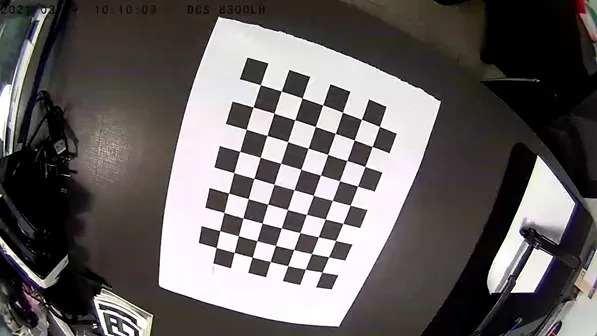
#> input picture Code projet initial/arducam_64mp/test_internet.jpg, 597 x 336 px, given in place of the camera
$ python Reco_symb_mire_v4.py   (older library calls are emulated)
#> lines starting #> are read from the running program, lines starting #| are printed output that depends on the picture; after the words box and inside, x2 and y2 are one past the last pixel; in counts of white or black regions, pixels touching at a corner belong together
#Camera Autofocus project : FIP-EII-2A Telecom Physique Strasbourg 2022-2023

#Authors :
#   - DOTTE Antoine
#   - JENNY Thibaud
#   - FISCHER Arnaud

#Date : 01/02/2023


import numpy as np
import cv2
import matplotlib.pyplot as plt
import math

cap = cv2.VideoCapture(0)


mat_15_15 = np.zeros((15,15)) #matrice 15*15 pour stocker les symboles de la mire
matrice_RGB_moy = [mat_15_15, mat_15_15, mat_15_15, mat_15_15, mat_15_15, mat_15_15, mat_15_15, mat_15_15, mat_15_15, mat_15_15, mat_15_15, mat_15_15, mat_15_15, mat_15_15, mat_15_15, mat_15_15, mat_15_15, mat_15_15, mat_15_15, mat_15_15, mat_15_15, mat_15_15, mat_15_15, mat_15_15] # liste de 25qqqqqq matrices pour moyenner les valeurs de symboles de la matrice --> Aide à la détection
num_pos_matrice_RGB_moy = 0 #variable qui permet de savoir quelle matrice de la liste matrice_RGB_moy on doit remplir

def moyennage_matrice_symbole(matrice, X_value, Y_value):

    global num_pos_matrice_RGB_moy
    if num_pos_matrice_RGB_moy < len(matrice_RGB_moy)-1:
        num_pos_matrice_RGB_moy = num_pos_matrice_RGB_moy + 1
    else:
        num_pos_matrice_RGB_moy = 0
    matrice_RGB_moy[num_pos_matrice_RGB_moy] = matrice

    matrice_moyennee = np.zeros((X_value, Y_value), dtype=np.uint8)
    for i in range(X_value):
        for j in range(Y_value):
            moy_pixel = []
            for k in range(len(matrice_RGB_moy)):
                moy_pixel.append(matrice_RGB_moy[k][i, j])
            moy_pixel_sans_0 = list(filter(lambda x: x != 0, moy_pixel)) #on enlève les 0 de la liste
            if len(moy_pixel_sans_0) == 0: #si la liste est vide, on met 0 dans la matrice moyennee
                matrice_moyennee[i, j] = 0
            else:
                matrice_moyennee[i, j] = np.argmax(np.bincount(moy_pixel)) #on prend la valeur la plus présente dans la liste moy_pixel
    return matrice_moyennee

def matrice_found_rgb_show(matrice, X_value, Y_value): #transforme la matrice numérique en matrice couleur


    matrice_rgb = np.zeros((X_value, Y_value, 3), dtype=np.uint8)
    colors = [(0, 0, 0), (0, 0, 255), (255,0 , 0)]
    for i in range(X_value):
        for j in range(Y_value):
            matrice_rgb[j, i] = colors[matrice[i, j]]
            try :
                matrice_rgb[j, i] = colors[matrice[i, j]]
            except:
                matrice_rgb[i, j] = (0, 0, 0)
    matrice_rgb = cv2.resize(matrice_rgb, (450, 450), cv2.INTER_LINEAR)
    cv2.imshow('matrice des symboles détectés', matrice_rgb) #on affiche la matrice de symbole


def  matrice_normalisation(matrice, X_value, Y_value): #fonction qui permet de normaliser la matrice pour placer les symboles dans une matrice de taille X_value_wanted*Y_value_wanted
#MARCHE
    normalised_points_x = [point[0] for point in matrice]
    normalised_points_y = [point[1] for point in matrice]

    min_x = np.min(normalised_points_x)
    min_y = np.min(normalised_points_y)
    max_x = np.max(normalised_points_x)
    max_y = np.max(normalised_points_y)

    normalised_points_x = ((normalised_points_x - min_x)/(max_x - min_x)) * (X_value-1) #on normalise les coordonnées des points pour qu'ils soient compris entre 0 et 15
    normalised_points_y = ((normalised_points_y - min_y)/(max_y - min_y)) * (Y_value-1) ##on normalise les coordonnées des points pour qu'ils soient compris entre 0 et 15

    normalised_points = np.transpose(np.array([normalised_points_x, normalised_points_y]))
    return normalised_points


def matrice_rotation(angle, mean_x, mean_y, matrice): #fonction qui permet de tourner la matrice de symbole pour qu'elle soit bien orientée en fonction de l'angle de la mire détecté
#MARCHE
    angle_rad = math.radians(-angle) #on convertit l'angle en radians
    rotation_matrix = np.array([[math.cos(angle_rad), -math.sin(angle_rad)], [math.sin(angle_rad), math.cos(angle_rad)]]) #on crée la matrice de rotation
    centre_matrix = np.array([mean_x, mean_y])
    rotated_matrice = []
    for point in matrice:
        points = point - centre_matrix
        rotated_point = np.dot(rotation_matrix, points)
        rotated_matrice.append(rotated_point)
    return rotated_matrice

def variance_of_image_blur_laplacian(image): #MARCHE
	# compute the Laplacian of the image and then return the focus
	return round(cv2.Laplacian(image, cv2.CV_64F).var(), 2)

def variance_of_image_blur_sobel(image):#MARCHE
	# compute the Sobel of the image and then return the focus
	return round(cv2.Sobel(image,cv2.CV_64F,1,0,ksize=3 ).var(), 1)

def variance_of_image_blur_Canny(image):#MARCHE
	# compute the Canny of the image and then return the focus
	return round(cv2.Canny(image, 100, 200).var(), 1)

# [74 lines left out: functions symbole_identique_2_matrices, symbole_identique_2_matrices_V2, symbole_identique_2_matrices_V3, comparison_mire, not called in this run]

 #SI LIGNES OU COLONNES VIDES DANS LA MATRICE TROUVEE,ALORS CA VEUT DIRE QUE LA MIRE N'EST PAS COMPLETE--> DECALER LES MOTIFS EN CONSEQUENCE --> REFAIRE LA NORMALISATION EN FCT DE LA LONG ET LARGEUR DU RECTANGLE ENGLOBANT
 #SI MIRE =0, ALORS ON SAIS APS
 #REMPLACER LES RONDS OU CERCLES PAR DES VIDES --> plus de points de comparaison entre les différentes matrices de rotation
 #ESSAYER DE TROUVER LA MIRE MAIS SEULEMENT AVEC LES RECTANGLES ? OU EN FAISANT DES MATRICES 4*4 ET VOIR SI C'EST IDENTIQUE
#faire une image avec opencv pour voir ce que la matrice renvoie avec des ronds de couleur par exemple


###################################################################################################################################################################################################################################################

mode =  1 #si 0, on garde les mêmes coordonnées pour la mire. Si 1, on met à jours en temps réel : change en appuyant sur la touche "q"
box_2 = [[0, 0], [0, 0], [0, 0], [0, 0]] #coordonnées de la boite englobante de la mire


while True:

    mire_reel = [[1,2,2,2,1,2,1,2,2,2,1,2,2,2,1],#correspond à la mire réelle (normalement)
            [2,2,2,1,1,1,2,1,1,2,2,1,2,2,1], #si = 1, trait. Si = 2, ronds ou point
            [2,1,2,2,1,2,2,2,2,2,2,2,2,2,1],
            [1,2,1,2,2,2,1,2,2,2,2,2,1,2,2],
            [1,1,2,1,2,1,2,2,2,1,1,2,1,2,2],
            [2,1,2,2,2,1,2,1,2,1,2,2,2,1,2],
            [2,2,1,1,2,2,2,1,2,2,1,2,1,1,2],
            [1,2,2,2,1,2,1,1,1,2,2,1,2,1,1],
            [2,1,2,2,1,2,2,2,2,2,2,1,2,2,1],
            [2,2,2,1,1,1,2,1,2,2,2,2,1,2,2],
            [1,2,2,2,2,1,1,2,2,2,2,1,2,2,1],
            [2,2,2,1,2,1,2,1,2,2,1,1,1,2,1],
            [2,2,1,2,1,2,2,2,2,2,1,1,2,2,2],
            [2,1,2,1,1,2,1,1,2,1,2,2,1,2,2],
            [2,2,2,2,1,2,1,2,1,1,2,1,2,2,2]]

    X_value_wanted = 15 #on veut une matrice de 15x15
    Y_value_wanted = 15
    n = 0 #variable d'incrémetation
    long = 0 #longueur du symbole, sera utilisé pour la normalisation de la mire
    matrice_symb = np.zeros((15, 15), dtype=int) #on crée une matrice de 15x15 --> taille de la mire qui contiendra les symboles détectés
    matrice_symbole_x = [] #contient les coordonnées x des symboles de la mire trouvés
    matrice_symbole_y = [] #contient les coordonnées y des symboles de la mire trouvés
    matrice_symbole_type = [] #contient le type de symbole (1 = trait, 2 = cercle) trouvés

    #LIGNE CODE DEBUT************************************************************************************************************************************************************************************
    ret, frame = cap.read() #prendre une image
#> frame is the input picture: shape (336, 597, 3); mean B, G, R 97.4, 97.9, 102.4

    #creation des images de travail
    frame_orig  = frame.copy() #copier l'image pour pouvoir la réutiliser pour la mire avec le masque
    frame_symb_only = cv2.cvtColor(np.full(frame.shape[:2], 0, dtype=np.uint8), cv2.COLOR_GRAY2RGB) #création d'une image noire sur laquelle sera intercallée les symboles détectés
#> frame_symb_only: shape (336, 597, 3); every value is 0
    mire = np.full(frame.shape[:2], 0, dtype=np.uint8) #création d'une image noire sauf à l'endroit de la mire pour le calcul de la variance de l'image

    #détection des contours
    gray = cv2.cvtColor(frame, cv2.COLOR_BGR2GRAY) #convertir en noir et blanc
    canny_image = cv2.Canny(frame, 50,150) #Appliquer un filtre de Canny pour détecter les contours
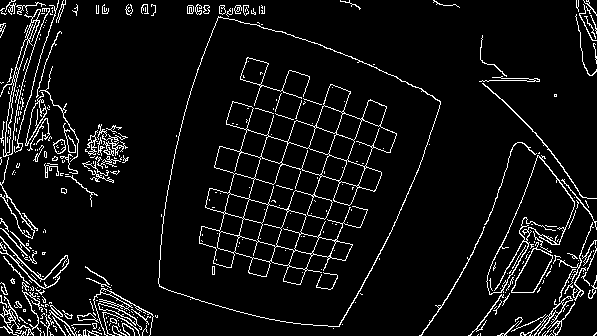
#> canny_image: shape (336, 597); 6.7% white in thin lines or dots
    contours, _ = cv2.findContours(canny_image, cv2.RETR_LIST, cv2.CHAIN_APPROX_SIMPLE) #trouver les contours de l'image avec le filtre de Canny
#> contours = 545 contours, 440 with area under 20; largest, box (x1, y1, x2, y2) and area: (158, 16, 441, 327) 61108, (158, 17, 441, 327) 60996, (199, 84, 397, 285) 19528, (486, 155, 575, 295) 4589, (486, 155, 575, 295) 4384
    canny_image_cont = cv2.cvtColor(canny_image, cv2.COLOR_GRAY2RGB) #convertir en couleur pour pouvoir afficher les contours en couleur --> frame avec contours
#> canny_image_cont: shape (336, 597, 3); 6.7% white in thin lines or dots
    cv2.imshow('Contours', canny_image_cont) #on affiche l'image avec les contours

    #DETECTION DES CERCLES ************************************************************************************************************************************************************************************
    for cnt in contours:
        if cv2.contourArea(cnt) > 5: # Vérifier si le contour est suffisamment grand pour être considéré comme une forme

            rect = cv2.minAreaRect(cnt) # Obtenir le rectangle minimum qui englobe les points de contour
            (x, y), (w, h), angle = rect
            ratio = h/w
            if 0.995 < ratio <1.005 :  #détection des cercles : on considère que c'est des carrés parfaits donc ratio = 1 (plus facile à détecter que des cercles eux mêmes)
                box = np.int0(cv2.boxPoints(rect))

                long = max(w, h) + long #longueur du symbole
                matrice_symbole_x.append(int(x)) #ajout de la coordonnée x du symbole dans la matrice des coordonnées x des symboles
                matrice_symbole_y.append(int(y)) #ajout de la coordonnée y du symbole dans la matrice des coordonnées y des symboles
                matrice_symbole_type.append(2) #ajout du type du symbole dans la matrice des types des symboles

                cv2.circle(frame_symb_only, (int(x), int(y)), int(min(w/2,h/2)), (255,0,0), 2) #dessiner un cercle sur l'image des symboles détectés
                n = n+1
#> this loop made 545 passes
#> (x, y, w, h, angle, ratio, box, long) on passes 47, 87, 97: (11, 319, 2.83, 2.83, -45, 1, [[10, 321], [8, 319], [10, 317], [12, 319]], 2.83), (439, 306, 2.83, 2.83, -45, 1, [[439, 308], [437, 306], [439, 304], [441, 306]], 5.66), (112, 303, 2.83, 2.83, -45, 1, [[112, 305], [110, 303], [112, 301], [114, 303]], 8.49)
#> (x, y, w, h, angle, ratio) on passes 9, 13, 18, 26, 30, 33: (84, 332.5, 5, 2, -90, 0.4), (94, 332.5, 5, 14, -90, 2.8), (84.04, 332.2, 2.96, 6.08, -9.46, 2.06), (118, 331.8, 6.8, 16.6, -53.13, 2.44), (94.5, 325, 3.54, 4.95, -45, 1.4), (127.8, 329.3, 7.34, 16.87, -51.34, 2.3)
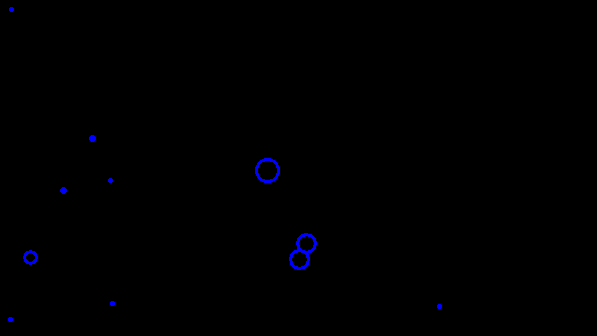
#> frame_symb_only: shape (336, 597, 3); mean B, G, R 1, 0, 0
#> after the loop, long = 99.44; matrice_symbole_type = [2, 2, 2, 2, 2, 2, 2, 2, 2, 2, 2]; matrice_symbole_x = [10, 439, 112, 299, 30, 306, 63, 110, 267, 92, 11]; matrice_symbole_y = [319, 306, 303, 259, 257, 243, 190, 180, 170, 138, 9]; n = 11
    if n>0:
        long_trait_max = long/n #calcul de la longueur moyenne des traits de la mire
#> long_trait_max = 9.04
    else:
        long_trait_max = 0


    #DETECTION DES TRAITS ************************************************************************************************************************************************************************************
    for cnt in contours:
        # Vérifier si le contour est suffisamment grand pour être considéré comme une forme
        if cv2.contourArea(cnt) > 4: # Obtenir le rectangle minimum qui englobe les points de contour
            rect = cv2.minAreaRect(cnt)
            (x, y), (w, h), angle = rect
            ratio = h/w
            if max(w, h) < long_trait_max*1.8 and (0.10 < ratio <0.5 or 2 < ratio <10): #les rectangles sont environ 5fois plus grand en longueur que el largeur : ratio = env 3.5 ou env 0.28
                box = np.int0(cv2.boxPoints(rect))
                cv2.drawContours(frame_symb_only,[box],0,(0,0,255),2) #dessiner un rectangle sur l'image des symboles détectés

                matrice_symbole_x.append(int(x)) #ajout de la coordonnée x du symbole dans la matrice des coordonnées x des symboles
                matrice_symbole_y.append(int(y)) #ajout de la coordonnée y du symbole dans la matrice des coordonnées y des symboles
                matrice_symbole_type.append(1) #ajout du type du symbole dans la matrice des types des symboles
                n=n+1
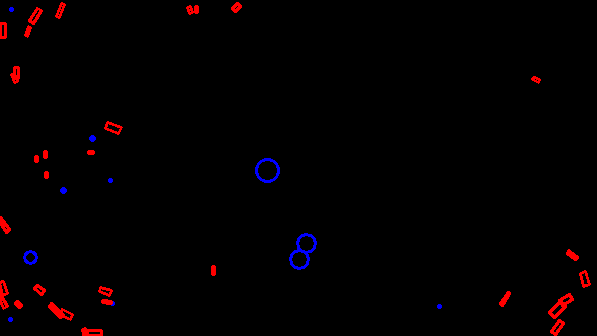
#> frame_symb_only: shape (336, 597, 3); 1.26% of pixels changed, all inside (x1, y1, x2, y2) = (0, 2, 591, 336)

    #ENLEVER LES SYMBOLES FAUX POSITIFS ************************************************************************************************************************************************************************************

    points_et_type = np.array(np.column_stack((matrice_symbole_x, matrice_symbole_y, matrice_symbole_type)), dtype = np.int32)
    points = np.array(np.column_stack((matrice_symbole_x, matrice_symbole_y, )), dtype = np.int32)

    treshold = long_trait_max * 20 #distance pour que les points soient considérés comme des vraies symboles : cercle de rayon de 20 fois la longueur moyenne des traits centré sur le centre de gravité de la mire

    if points.size != 0: #si il y a des symboles détectés
        mean = np.mean(points, axis=0) #calcul de la moyenne des coordonnées des symboles
        distance = np.linalg.norm(points - mean, axis=1) #calcul de la distance entre chaque point et la moyenne
        good_points_et_type = points_et_type[distance < treshold] #on garde les points qui sont à moins de la distance treshold de la moyenne
        good_points = points[distance < treshold]

        if len(good_points_et_type) >=10: #si il y a au moins 10 symboles proches, on considère qu'on a trouvé la mire
            hull = cv2.convexHull(np.array(good_points))


            #dessiner le rectangle minimum qui englobe les points de cqqqqontour
            rect = cv2.minAreaRect(good_points)
            width_rectangle_mire, height_rectangle_mire = rect[1]
            box = np.int0(cv2.boxPoints(rect))


        #TRI DES SYMBOLES & POSITION DE LA MIRE **************************************************************************************************************************************************************
            moments = cv2.moments(box)

            if rect is not None and moments["m00"] != 0 :
                #calcul des moments de l'image pour trouver son centre de gravité
                mean_x = int(moments["m10"] / moments["m00"])
                mean_y = int(moments["m01"] / moments["m00"])


                angle = int(rect[-1]) #angle du rectangle englobant
                arrow_length = 100
                end_x = int(mean_x + arrow_length * np.cos(np.deg2rad(angle)))
                end_y = int(mean_y + arrow_length * np.sin(np.deg2rad(angle)))
        #CREATION DE LA MATRICE SYMBOLE CORRESPONDANT A LA MIRE ET AUX BONS SYMBOLES*******************************************************************************************************************************


    rotation_probable = 0
    if len(good_points_et_type) >=15: #si il y a des symboles
        if box is not None: #si la mire est détectée

            rotated_points = matrice_rotation(angle, mean_x, mean_y, good_points) #rotation de la matrice contenant les coordonnées des symboles
#> the loop in matrice_rotation, `for point in matrice:` made 29 passes
#> point on passes 1 to 12: [112, 303], [299, 259], [30, 257], [306, 243], [63, 190], [110, 180], [267, 170], [92, 138], [84, 332], [94, 332], [84, 332], [66, 314]
            normalised_points = matrice_normalisation(rotated_points, X_value_wanted, Y_value_wanted) #normalisation de la matrice contenant les coordonnées des symboles

        i=0
        for x, y in normalised_points:
            matrice_symb[int(np.around(x))][int(np.around(y))] = good_points_et_type[i, 2] #on met les symboles dans la nouvelle matrice normalisée et rotationnée
            i+=1
#> this loop made 29 passes
#> (x, y) on passes 1 to 12: (4.59, 12.39), (13.45, 13.83), (1.69, 7.15), (14, 12.87), (4.15, 3.23), (6.36, 3.67), (13.39, 6.77), (6.21, 0.266), (2.93, 13.76), (3.37, 14), (2.93, 13.76), (2.41, 12.05)
    matrice_symb_moyenne = moyennage_matrice_symbole(matrice_symb, X_value_wanted, Y_value_wanted) #retourne la matrice symbole moyennée sur 5 images --> permet de mieux connaitre la matrice symbole


    if np.count_nonzero(matrice_symb_moyenne)>5: #si il y a au moins 5 symboles
        rotation_probable = comparison_mire(mire_reel, matrice_symb_moyenne)
        cv2.putText(frame, "{}{}".format(" Angle de rotation probable de la mire : angle = ", rotation_probable + angle), (0, 90), cv2.FONT_HERSHEY_SIMPLEX, 0.5, (255, 255, 255), 1, cv2.LINE_AA)
        cv2.circle(frame, (mean_x, mean_y), 10, (255, 255, 0), 2)
        cv2.putText(frame, "{}{}{}{}".format(" Position du centre de gravite de la mire : X=", mean_x," ; Y=", mean_y), (0, 30), cv2.FONT_HERSHEY_SIMPLEX, 0.5, (255, 255, 255), 1, cv2.LINE_AA)
        cv2.putText(frame, "{}{}".format(" Vecteur de rotation du rectangle englobant : angle = ", angle), (0, 60), cv2.FONT_HERSHEY_SIMPLEX, 0.5, (255, 255, 255), 1, cv2.LINE_AA)
        cv2.arrowedLine(frame, (mean_x, mean_y), (end_x, end_y), (255, 255, 0), 1)
        cv2.polylines(frame, [hull], True, (0,255,0), 2) # dessiner le polygone convexe correspondant à la mire
        cv2.polylines(frame_symb_only, [hull], True, (0,255,0), 2) # dessiner le polygone convexe correspondant à la mire
        cv2.drawContours(frame, [box], 0, (0,0,255), 2)
        #MASQUE AVEC QUE LA MIRE ET CALCUL DE FLOU*******************************************************************************************************************************************************************************
    mode_name = ""
    if cv2.waitKey(1) == ord('r'): #on change de mode
#> (key q is pressed here)
        if mode ==0 :
            mode = 1
        else:
            mode = 0
    if mode ==1: #
        mode_name = "Mise a jour des contours"
        box_2 = box
    else:
        mode_name = "Freeze des contours"

    if np.count_nonzero(matrice_symb_moyenne)>10: #si il y a au moins 15 symboles
        cv2.fillConvexPoly(mire, box_2,255) #on remplit la mire avec du blanc
        mire = cv2.bitwise_and(frame_orig, frame_orig, mask=mire) #on applique la mire sur l'image de départ

        gray_mire = cv2.cvtColor(mire, cv2.COLOR_BGR2GRAY)
        fm_sobel = int(variance_of_image_blur_sobel(gray_mire))
        fm_laplacian = int(variance_of_image_blur_laplacian(gray_mire))
        fm_canny = int(variance_of_image_blur_Canny(gray_mire))

        cv2.putText(mire, "{}{}".format(" Sobel focus value : ", fm_sobel), (0, 30), cv2.FONT_HERSHEY_SIMPLEX, 0.8, (255, 0, 0), 1, cv2.LINE_AA)
        cv2.putText(mire, "{}{}".format(" Laplacian focus value : ", fm_laplacian), (0, 70), cv2.FONT_HERSHEY_SIMPLEX, 0.8, (0, 255, 0), 1, cv2.LINE_AA)
        cv2.putText(mire, "{}{}".format(" Canny focus value : ", fm_laplacian), (0, 110), cv2.FONT_HERSHEY_SIMPLEX, 0.8, (0, 0, 255), 1, cv2.LINE_AA)
        cv2.putText(mire, "{}{}".format(" Moyenne des valeurs de flou : ", int((fm_sobel+fm_laplacian+fm_canny)/3)), (0, 150), cv2.FONT_HERSHEY_SIMPLEX, 0.8, (255, 255, 255), 1, cv2.LINE_AA)
        cv2.putText(mire, "{}".format(mode_name), (0, 200), cv2.FONT_HERSHEY_SIMPLEX, 0.8, (255, 255, 255), 1, cv2.LINE_AA)


    #LIGNE CODE FIN************************************************************************************************************************************************************************************


    matrice_found_rgb_show(matrice_symb_moyenne, X_value_wanted, Y_value_wanted) # transforme la matrice symbole en image RGB et l'affiche
#> in matrice_found_rgb_show, `matrice_rgb = cv2.resize(matrice_rgb, (450, 450), cv2.INTER_LINEAR)`: matrice_rgb: shape (450, 450, 3); every value is 0
    cv2.imshow('frame', frame) #on affiche l'image de base
    cv2.imshow('frame_symb_only', frame_symb_only) #on affiche l'image avec les symboles
    cv2.imshow('mire', mire) #on affiche la mire

    if cv2.waitKey(1) == ord('q'): #waitkey(0) --> only one frame, waitkey(1) --> video
#> (key q is pressed here)
        break #si q est appuyé, on quitte la boucle

cap.release()
cv2.destroyAllWindows()
